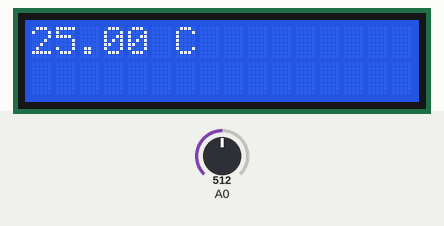
The sketch below on a simulated Arduino Nano, built with avr-gcc and run on an emulated ATmega328P. Shown: 16×2 character LCD. The test bench sets the inputs (shaded band); at power-on: A0 = 512. What the sketch prints to the serial monitor is not drawn.

Above: at 1.2 s.
1.3 s: A0 set to 716
At 2.8 s:
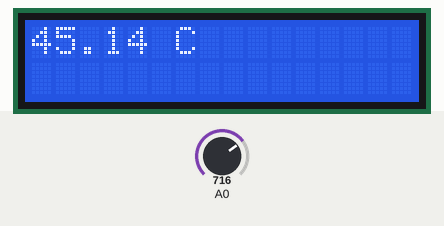
5.4 s: A0 set to 900
At 6.5 s:
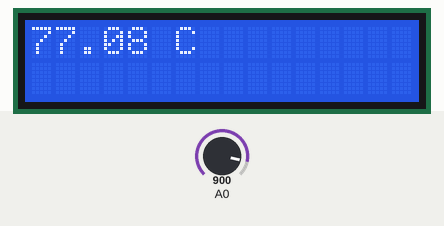
8.5 s: A0 set to 1023
At 9.9 s:
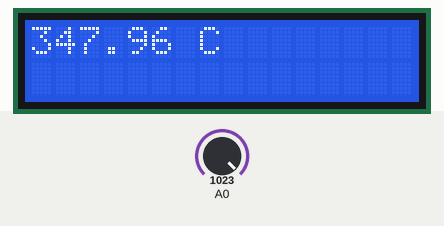
Timing chart, 0 to 11.5 s (numbered marks = the images above; inputs shaded):
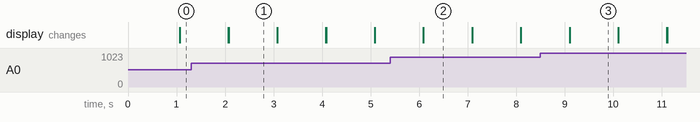

Measured:
- after the input at 1.3 s, the display: first differs from a run without the input after 0.77 s (image 1)
- after the input at 5.4 s, the display: first differs from a run without the input after 0.69 s (image 2)
- after the input at 8.5 s, the display: first differs from a run without the input after 0.60 s (image 3)
- what the display in image 1 shows lasts 1.0 s, from 2.1 s to 3.1 s

The sketch:

Arduino_LCD.ino
```cpp
/*
Benjamin Flatz
05.03.2020

Arduino Nano
https://github.com/wrusl/arduino_lcd_temp/tree/master
https://www.digikey.sk/en/maker/projects/how-to-measure-temperature-with-an-ntc-thermistor/4a4b326095f144029df7f2eca589ca54
*/

#include <LiquidCrystal.h>

#define rs 7
//#define rw 8
#define en 9

#define d4 2
#define d5 3
#define d6 4
#define d7 5


//int data[] = {d4, d5, d6, d7};//{14,12,13,15};//

LiquidCrystal lcd(rs, en, d4, d5, d6, d7);

void setup(){


  Serial.begin(9600);

  //Digital.write(EN, HIGH);
  //Digital.write(RW, HIGH);

  lcd.begin(16, 2);
}

float read_temp(){

  const double BETA = 3974.0;
  const double ROOM_TEMP = 298.15;

  //float temp = (analogRead(A0)*0.004882813);
  float res = 10000*(5/(analogRead(A0)*0.004882813)-1);
  float temp = (BETA * ROOM_TEMP) / (BETA + (ROOM_TEMP * log(res/10000)))-273.15;

  Serial.println(temp);
  return temp;


}

void loop(){

  lcd.print(String(read_temp()));
  lcd.print(" C");
  delay(1000);
  lcd.clear();
  //read_temp();


}
```
